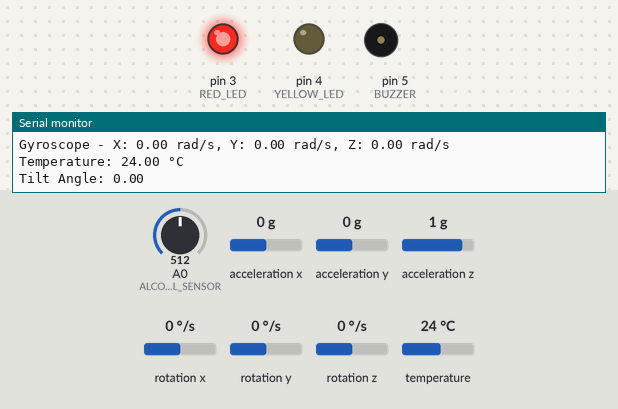
Simulated run of this sketch. Board: Arduino Nano, built with avr-gcc and run on an emulated ATmega328P. Parts: output pins drawn as LEDs (lit = HIGH), buzzer (waves = sounding, pin HIGH), the last lines printed to the serial monitor. Inputs (shaded band) come from the test bench; at power-on: A0 (ALCOHOL_SENSOR) = 512, acceleration y 0 g, acceleration x 0 g, acceleration z 1 g, rotation x 0 °/s, rotation y 0 °/s, rotation z 0 °/s, temperature 24 °C.

Above: at 1.3 s.
1.4 s: A0 (ALCOHOL_SENSOR) set to 410
2.9 s: A0 (ALCOHOL_SENSOR) set to 387
At 4.2 s:
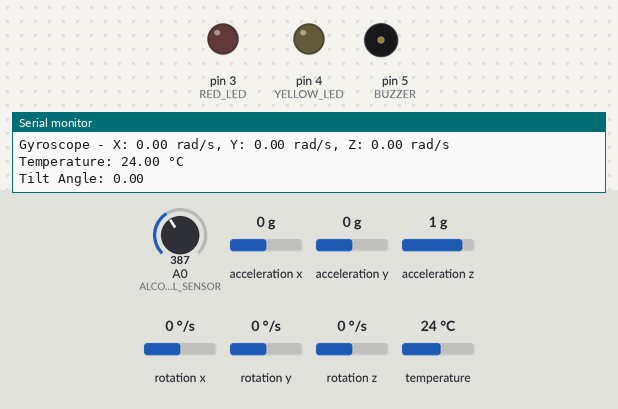
4.5 s: A0 (ALCOHOL_SENSOR) set to 716
At 5.4 s:
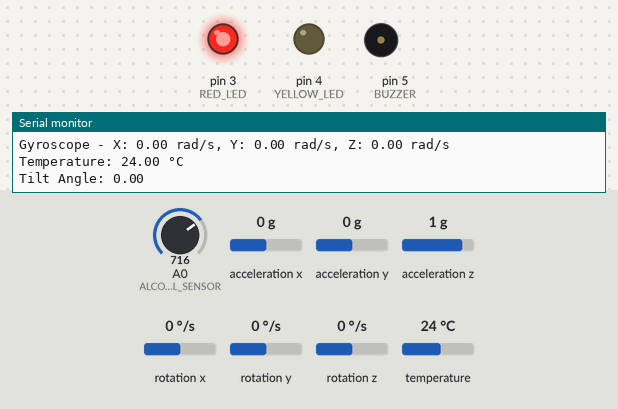
6.1 s: acceleration y set to -0.4 g
7.6 s: acceleration y set to -0.7 g
At 8.8 s:
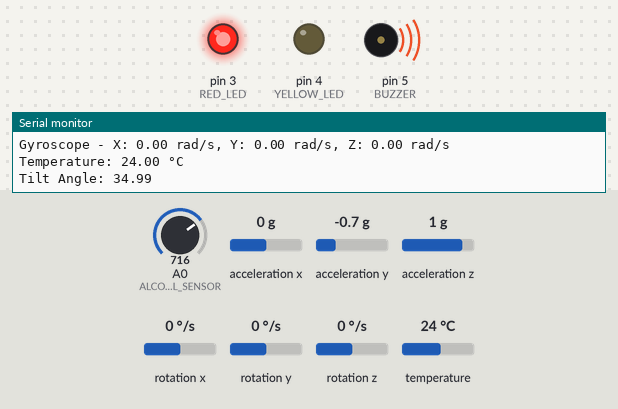
9.1 s: A0 (ALCOHOL_SENSOR) set to 390
At 11.7 s:
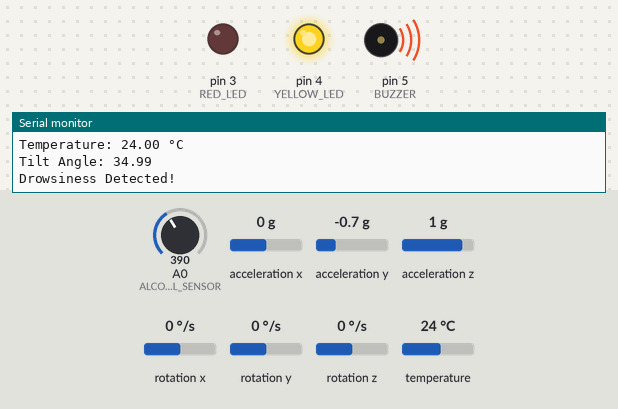
Timing chart, 0 to 13.1 s (numbered marks = the images above; inputs shaded):
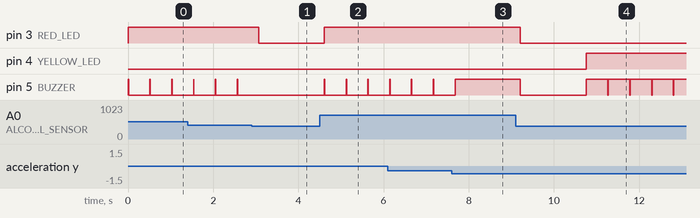

The sketch:

sketch.ino
```cpp
#include <Wire.h>
#include <Adafruit_MPU6050.h>
#include <Adafruit_Sensor.h>

Adafruit_MPU6050 mpu;

#define ALCOHOL_SENSOR A0
#define RED_LED 3
#define YELLOW_LED 4
#define BUZZER 5

// Thresholds
const int alcoholThreshold = 400; // Adjust based on sensor calibration
const float drowsinessTiltThreshold = 30.0; // Tilt in degrees
const unsigned long drowsinessTimeThreshold = 3000; // 3 seconds

unsigned long tiltStartTime = 0;
bool isTilted = false;

void setup() {
  pinMode(ALCOHOL_SENSOR, INPUT);
  pinMode(RED_LED, OUTPUT);
  pinMode(YELLOW_LED, OUTPUT);
  pinMode(BUZZER, OUTPUT);

  Serial.begin(115200);

  if (!mpu.begin()) {
    Serial.println("Could not find a valid MPU6050 sensor, check wiring!");
    while (1);
  }

  mpu.setAccelerometerRange(MPU6050_RANGE_4_G);
  mpu.setGyroRange(MPU6050_RANGE_500_DEG);
  mpu.setFilterBandwidth(MPU6050_BAND_21_HZ);

  Serial.println("Smart Helmet System Initialized");
}

void loop() {
  // Alcohol detection
  int alcoholValue = analogRead(ALCOHOL_SENSOR);
  Serial.print("Alcohol Level: ");
  Serial.print(alcoholValue);

  if (alcoholValue > alcoholThreshold) {
    Serial.println(" - Alcohol Detected!");
    digitalWrite(RED_LED, HIGH);
    digitalWrite(BUZZER, HIGH); // Turn on buzzer
  } else {
    Serial.println(" - No Alcohol Detected");
    digitalWrite(RED_LED, LOW);
    digitalWrite(BUZZER, LOW); // Turn off buzzer
  }

  // Drowsiness detection
  sensors_event_t a, g, temp;
  mpu.getEvent(&a, &g, &temp);

  // Accelerometer data
  Serial.print("Acceleration - X: ");
  Serial.print(a.acceleration.x);
  Serial.print(" m/s^2, Y: ");
  Serial.print(a.acceleration.y);
  Serial.print(" m/s^2, Z: ");
  Serial.print(a.acceleration.z);
  Serial.println(" m/s^2");

  // Gyroscope data
  Serial.print("Gyroscope - X: ");
  Serial.print(g.gyro.x);
  Serial.print(" rad/s, Y: ");
  Serial.print(g.gyro.y);
  Serial.print(" rad/s, Z: ");
  Serial.print(g.gyro.z);
  Serial.println(" rad/s");

  // Temperature data
  Serial.print("Temperature: ");
  Serial.print(temp.temperature);
  Serial.println(" °C");

  // Calculate tilt angle for drowsiness detection
  float tiltAngle = atan2(a.acceleration.y, a.acceleration.z) * 180 / PI;
  tiltAngle = abs(tiltAngle); // Consider absolute tilt
  Serial.print("Tilt Angle: ");
  Serial.println(tiltAngle);

  if (tiltAngle > drowsinessTiltThreshold) {
    if (!isTilted) {
      tiltStartTime = millis();
      isTilted = true;
    } else if (millis() - tiltStartTime > drowsinessTimeThreshold) {
      Serial.println("Drowsiness Detected!");
      digitalWrite(YELLOW_LED, HIGH);
      digitalWrite(BUZZER, HIGH); // Turn on buzzer
    }
  } else {
    isTilted = false;
    digitalWrite(YELLOW_LED, LOW);
    digitalWrite(BUZZER, LOW); // Turn off buzzer
  }

  // Delay for readability in Serial Monitor
  delay(500);
}
```

Measured:
- the behaviour switches between 401 and 400 on A0 (ALCOHOL_SENSOR) (found by bisection; images 0 and 1)
- the behaviour switches between -0.5 and -0.6 g on acceleration y (found by bisection; images 2 and 3)
- after the input at 2.9 s, pin 3 (RED_LED): HIGH → LOW after 0.17 s; pin 5 (BUZZER): stops changing and stays LOW
- after the input at 4.5 s, pin 3 (RED_LED): LOW → HIGH after 0.11 s; pin 5 (BUZZER): alternates HIGH for 0.01 s and LOW for 0.50 s, starting after 0.11 s
- after the input at 7.6 s, pin 5 (BUZZER): goes on until 7.7 s, then stays HIGH
- after the input at 9.1 s, pin 3 (RED_LED): HIGH → LOW after 0.11 s; pin 5 (BUZZER): HIGH → LOW after 0.11 s, then repeats every 0.51 s: HIGH 0.50 s, LOW 0.01 s
- by itself, pin 5 (BUZZER): alternates HIGH for 0.01 s and LOW for 0.50 s
